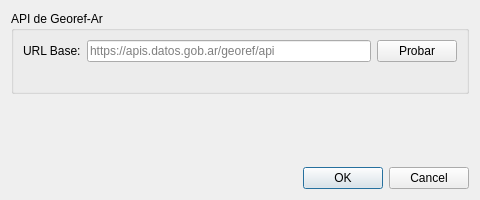
<?xml version="1.0" encoding="UTF-8"?>
<ui version="4.0">
 <class>SettingsDialogBase</class>
 <widget class="QDialog" name="SettingsDialogBase">
  <property name="geometry">
   <rect>
    <x>0</x>
    <y>0</y>
    <width>480</width>
    <height>200</height>
   </rect>
  </property>
  <property name="windowTitle">
   <string>Configuración - Georef AR</string>
  </property>
  <layout class="QVBoxLayout" name="verticalLayout">
   <item>
    <widget class="QGroupBox" name="groupBox">
     <property name="title">
      <string>API de Georef-Ar</string>
     </property>
     <layout class="QGridLayout" name="gridLayout">
      <item row="0" column="0">
       <widget class="QLabel" name="label">
        <property name="text">
         <string>URL Base:</string>
        </property>
       </widget>
      </item>
      <item row="0" column="1">
       <widget class="QLineEdit" name="lineEdit_url">
        <property name="placeholderText">
         <string>https://apis.datos.gob.ar/georef/api</string>
        </property>
       </widget>
      </item>
      <item row="0" column="2">
       <widget class="QPushButton" name="btn_test_api">
        <property name="text">
         <string>Probar</string>
        </property>
       </widget>
      </item>
      <item row="1" column="1" colspan="2">
       <widget class="QLabel" name="label_status">
        <property name="text">
         <string/>
        </property>
        <property name="wordWrap">
         <bool>true</bool>
        </property>
       </widget>
      </item>
     </layout>
    </widget>
   </item>
   <item>
    <spacer name="verticalSpacer">
     <property name="orientation">
      <enum>Qt::Vertical</enum>
     </property>
     <property name="sizeHint" stdset="0">
      <size>
       <width>20</width>
       <height>40</height>
      </size>
     </property>
    </spacer>
   </item>
   <item>
    <widget class="QDialogButtonBox" name="buttonBox">
     <property name="standardButtons">
      <set>QDialogButtonBox::Cancel|QDialogButtonBox::Ok</set>
     </property>
    </widget>
   </item>
  </layout>
 </widget>
</ui>
